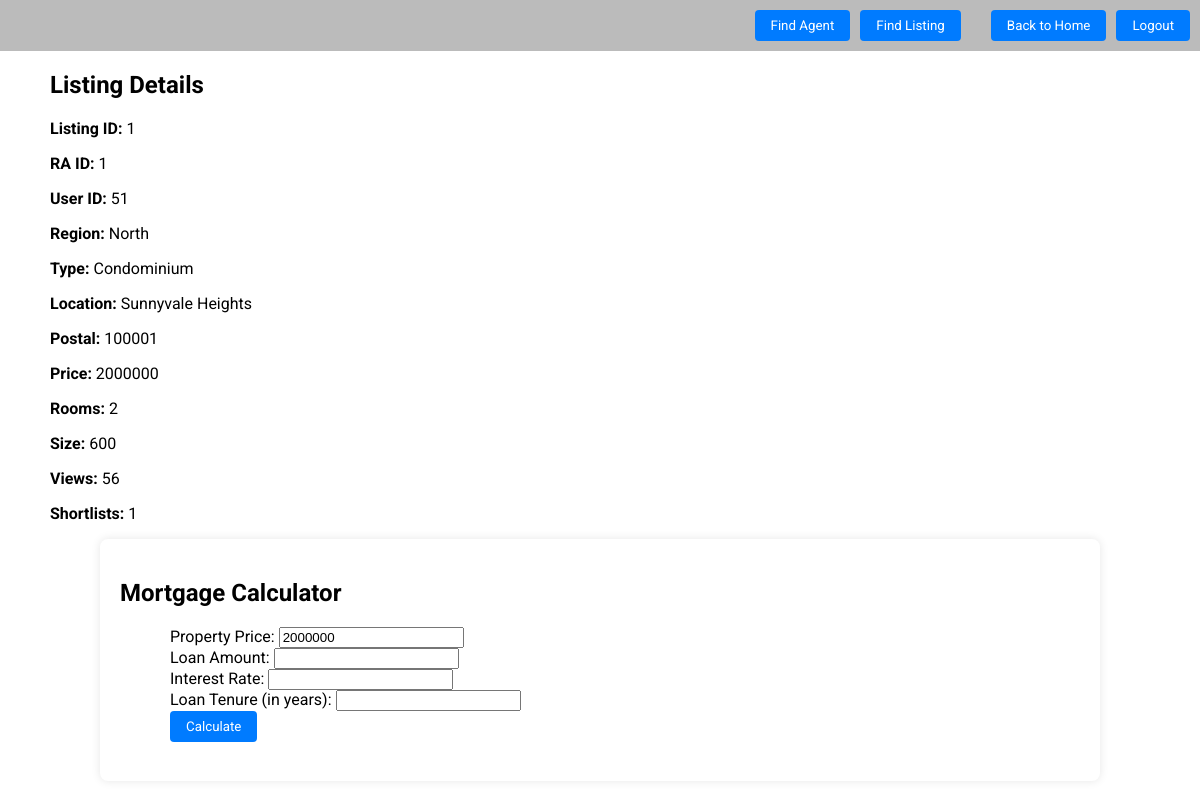
Screenshot of /Boundary/buyer/view_listing.php?listing_id=1 with the database file from the repository.
### tables this page shows
CREATE TABLE `listing` (
  `listing_id` int(11) NOT NULL,
  `ra_id` int(11) NOT NULL,
  `user_id` int(11) NOT NULL,
  `region` enum('North','South','East','West','Central') NOT NULL,
  `type` enum('Condominium','Landed Property','HDB Flat') NOT NULL,
  `location` text NOT NULL,
  `postal` int(6) NOT NULL,
  `price` int(11) NOT NULL,
  `rooms` int(1) NOT NULL,
  `size` int(11) NOT NULL,
  `views` int(11) DEFAULT NULL,
  `shortlists` int(11) DEFAULT NULL
);

### Control/buyer/view_listing_controller.php (called while the page is built, shortened)
<?php
require_once('../../Database/db_conn.php');
require_once('../../Entity/listing.php');
class ViewListingController {
    private $Listing;
    public function __construct($conn) {
        $this->Listing = new Listing($conn);
    }
    public function getListingByListingID($listing_id) {
        $this->Listing->updateViewCount($listing_id);
        return $this->Listing->getListingByListingID($listing_id);
    }
}
$viewListingController = new ViewListingController($conn);
?>

### Entity/listing.php (called while the page is built, shortened)
<?php
class Listing {
    private $conn;
    public function __construct($conn) {
        $this->conn = $conn;
    }
    public function getListingByListingID($listing_id) {
        $sql = "SELECT * FROM listing WHERE listing_id = ?";
        $stmt = $this->conn->prepare($sql);
        $stmt->bind_param("i", $listing_id);
        $stmt->execute();
        $result = $stmt->get_result();
        return $result->fetch_assoc();
    }
    public function updateViewCount($listing_id) {
        $sql = "UPDATE listing SET views = views + 1 WHERE listing_id = ?";
        $stmt = $this->conn->prepare($sql);
        $stmt->bind_param("i", $listing_id);
        $stmt->execute();
        if ($stmt->affected_rows > 0) {
            return true;
        } else {
            return false;
        }
    }
}
?>

### Boundary/buyer/view_listing.php (the view, shortened to what this page needs)
<?php
include "header.php";
include "../../Control/buyer/view_listing_controller.php";
if(isset($_GET['listing_id'])) {
    $listing_id = $_GET['listing_id'];
    $listing = $viewListingController->getListingByListingID($listing_id);
    if($listing) {
?>
<!DOCTYPE html>
<html lang="en">
<head>
</head>
<body>
    <div class="container">
        <h2 class="title">Listing Details</h2>
        <div class="listing-details">
            <p><strong>Listing ID:</strong> <?php echo $listing['listing_id']; ?></p>
            <p><strong>RA ID:</strong> <?php echo $listing['ra_id']; ?></p>
            <p><strong>User ID:</strong> <?php echo $listing['user_id']; ?></p>
            <p><strong>Region:</strong> <?php echo $listing['region']; ?></p>
            <p><strong>Type:</strong> <?php echo $listing['type']; ?></p>
            <p><strong>Location:</strong> <?php echo $listing['location']; ?></p>
            <p><strong>Postal:</strong> <?php echo $listing['postal']; ?></p>
            <p><strong>Price:</strong> <?php echo $listing['price']; ?></p>
            <p><strong>Rooms:</strong> <?php echo $listing['rooms']; ?></p>
            <p><strong>Size:</strong> <?php echo $listing['size']; ?></p>
            <p><strong>Views:</strong> <?php echo $listing['views']; ?></p>
            <p><strong>Shortlists:</strong> <?php echo $listing['shortlists']; ?></p>
        </div>
    </div>
</body>
</html>
<?php
    } else {
        echo "<p>Listing not found.</p>";
    }
} else {
    echo "<p>Listing ID not provided.</p>";
}
include 'mortgage_calculator.php'
?>

### Boundary/buyer/mortgage_calculator.php (shortened to what this page needs)
<!DOCTYPE html>
<html>
<head>
</head>
<body>
    <div class="form-container">
    <h2>Mortgage Calculator</h2>
        <form action="" method="post" class="container">
            <label for="property_price">Property Price:</label>
            <input type="number" id="property_price" name="property_price" value="<?php echo $listing['price']; ?>"
                required readonly> <br>
            <label for="loan_amount">Loan Amount:</label>
            <input type="number" id="loan_amount" name="loan_amount" required><br>
            <label for="interest_rate">Interest Rate:</label>
            <input type="number" id="interest_rate" name="interest_rate" step="0.01" required><br>
            <label for="loan_tenure">Loan Tenure (in years):</label>
            <input type="number" id="loan_tenure" name="loan_tenure" required><br>
            <div class="buttons">
                <button type="submit">Calculate</button>
            </div>
        </form>
        <br>
    </div>
</body>
</html>

### Boundary/buyer/header.php (style rules this page uses)
body { font-family: 'Roboto', sans-serif; margin: 0; padding: 0; }
.buttons { display: flex; gap: 10px; }
.buttons button { background-color: #007bff; color: white; padding: 8px 16px; border: none; border-radius: 4px; cursor: pointer; font-family: 'Roboto', sans-serif; }

### Boundary/buyer/view_listing.php (style rules this page uses)
.container { margin-left: 20px; }
.buttons button { background-color: #007bff; color: white; padding: 8px 16px; border: none; border-radius: 4px; cursor: pointer; font-family: 'Roboto', sans-serif; }

### Boundary/buyer/mortgage_calculator.php (style rules this page uses)
.container { margin-left: 50px; }
.buttons button { background-color: #007bff; color: white; padding: 8px 16px; border: none; border-radius: 4px; cursor: pointer; font-family: 'Roboto', sans-serif; }
.form-container { background-color: white; padding: 20px; border-radius: 8px; box-shadow: 0px 0px 10px rgba(0, 0, 0, 0.1); margin-left: 100px; margin-right: 100px; }

### rows the page displays
listing: listing_id "1", ra "1", user "51", region "North", type "Condominium", location "Sunnyvale Heights", postal "100001", price "2000000", rooms "2", size "600", views "56", shortlists "1", property_price "2000000"
